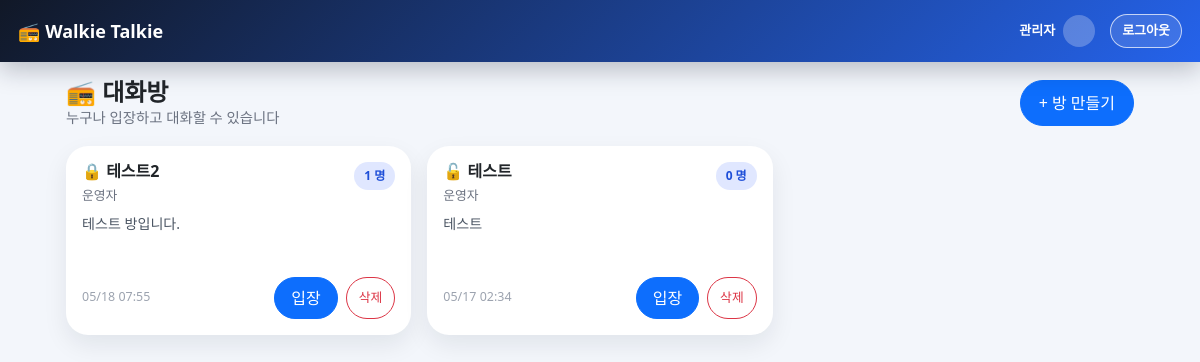
Page / (signed in) on the earlier database version.
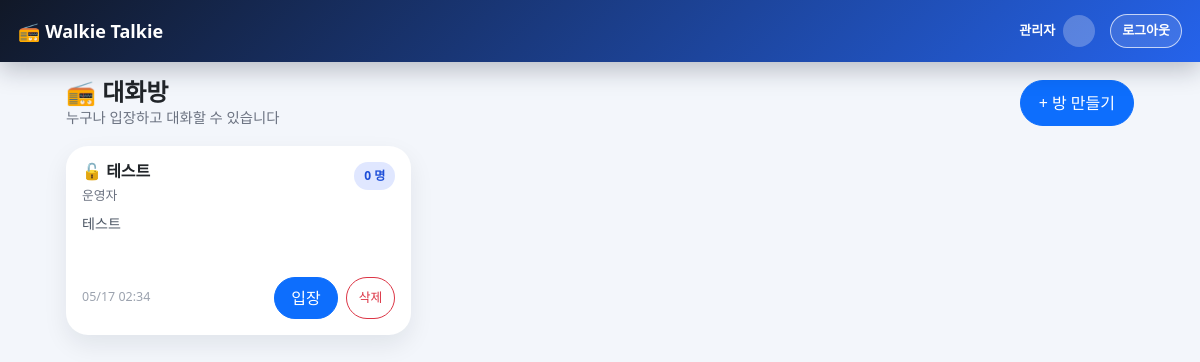
Same page on the later database version.
### rooms/models.py (models this page shows, shortened)
class Room(models.Model):
    title = models.CharField(max_length=100)
    description = models.TextField(blank=True)
    owner = models.ForeignKey(
        settings.AUTH_USER_MODEL,
        on_delete=models.CASCADE,
        related_name="owned_rooms"
    )
    members = models.ManyToManyField(
        settings.AUTH_USER_MODEL,
        related_name="joined_rooms",
        blank=True
    )
    is_private = models.BooleanField(default=False)
    password = models.CharField(max_length=128, blank=True)
    created_at = models.DateTimeField(auto_now_add=True)
    def has_password(self):
        return bool(self.password)

### rooms/views.py (the view)
# urls.py: path("", RoomListView.as_view(), name="room_list"),
class RoomListView(LoginRequiredMixin, ListView):
    model = Room
    template_name = "rooms/room_list.html"
    context_object_name = "rooms"
    def get_queryset(self):
        return Room.objects.filter(
            is_private=False
        ).select_related("owner").order_by("-created_at")
    def get_context_data(self, **kwargs):
        context = super().get_context_data(**kwargs)
        context["my_private_rooms"] = Room.objects.filter(
            is_private=True,
            members=self.request.user
        ).select_related("owner").order_by("-created_at")
        return context

### rooms/templates/rooms/room_list.html (shortened to what this page needs)
{% extends "base.html" %}
{% load static %}
{% block extra_css %}
<link rel="stylesheet" href="{% static 'css/room_list.css' %}" />
{% endblock %}
{% block content %}
<div class="room-page-header">
    <div>
        <h2 class="room-page-title">📻 대화방</h2>
        <div class="room-page-subtitle">누구나 입장하고 대화할 수 있습니다</div>
    </div>
    <a
        href="{% url 'room_create' %}"
        class="btn btn-primary rounded-pill room-create-btn"
    >
        + 방 만들기
    </a>
</div>
<div class="row g-3">
    {% for room in rooms %}
    <div class="col-12 col-sm-6 col-lg-4">
        <div class="card room-card h-100">
            <div class="card-body">
                <div
                    class="d-flex justify-content-between align-items-start mb-2"
                >
                    <div>
                        <h5 class="room-title">
                            {% if room.is_private %} 🔐
                            {% elif room.has_password %} 🔒
                            {% else %} 🔓 {% endif %} {{ room.title }}
                        </h5>
                        <div class="room-owner">
                            운영자 {{ room.owner.nickname }}
                        </div>
                    </div>
                    <div class="room-badge">{{ room.members.count }} 명</div>
                </div>
                <p class="room-desc">
                    {{ room.description|default:"설명이 없습니다." }}
                </p>
                <div class="room-footer">
                    <div class="room-time">
                        {{ room.created_at|date:"m/d H:i" }}
                    </div>
                    <div class="d-flex gap-2">
                        <a
                            href="{% url 'room_detail' room.pk %}"
                            class="btn btn-primary room-enter-btn"
                        >
                            입장
                        </a>
                        {% if room.owner == user or user.is_staff %}
                        <button
                            class="btn btn-outline-danger room-delete-btn"
                            data-bs-toggle="modal"
                            data-bs-target="#deleteRoom{{ room.pk }}"
                        >
                            삭제
                        </button>
                        {% endif %}
                    </div>
                </div>
            </div>
        </div>
    </div>
    {% endfor %}
</div>
 {% endblock %}

### templates/base.html (shortened to what this page needs)
{% load static %}
<!doctype html>
<html lang="ko">
<head>
    <link href="https://cdn.jsdelivr.net/npm/bootstrap@5.3.3/dist/css/bootstrap.min.css" rel="stylesheet">
    <link rel="stylesheet" href="{% static 'css/base.css' %}">
    {% block extra_css %}{% endblock extra_css %}
</head>
<body>
<div class="app-shell">
    <header class="app-header">
        <a href="{% url 'room_list' %}" class="app-brand">
            📻 Walkie Talkie
        </a>
        <div class="app-header-actions">
            {% if user.is_authenticated %}
                {% if user.is_staff %}
                    <a href="{% url 'admin:index' %}" class="app-header-link">
                        관리자
                    </a>
                {% endif %}
                <a href="{% url 'profile_edit' %}" class="app-user">
                    {% if user.profile_image %}
                        <img src="{{ user.profile_image.url }}" alt="프로필">
                    {% else %}
                        <span class="app-user-avatar">
                        </span>
                    {% endif %}
                </a>
                <form method="post" action="{% url 'logout' %}" class="m-0">
                    <button type="submit" class="app-logout-btn">
                        로그아웃
                    </button>
                </form>
            {% endif %}
        </div>
    </header>
    <main class="app-main">
        {% block content %}{% endblock content %}
    </main>
</div>
</body>
</html>

### static/css/base.css (style rules this page uses)
:root { --app-bg: #f3f6fb; --app-dark: #111827; --app-primary: #2563eb; --app-card: #ffffff; --app-border: #e5e7eb; --bottom-nav-height: 72px; --header-height: 62px; }
* { box-sizing: border-box; }
body { margin: 0; background: var(--app-bg); font-family: system-ui, -apple-system, BlinkMacSystemFont, "Segoe UI", sans-serif; }
.app-shell { min-height: 100vh; background: var(--app-bg); }
.app-header { height: var(--header-height); position: sticky; top: 0; z-index: 1000; background: linear-gradient(135deg, #111827, #2563eb); color: white; display: flex; align-items: center; justify-content: space-between; padding: 0 18px; box-shadow: 0 8px 24px rgba(15, 23, 42, 0.25); }
.app-brand { color: white; text-decoration: none; font-weight: 800; font-size: 18px; }
.app-user { display: flex; align-items: center; gap: 7px; color: white; text-decoration: none; font-size: 14px; }
.app-main { padding: 16px; padding-bottom: calc(var(--bottom-nav-height) + 18px); max-width: 1100px; margin: 0 auto; }
.room-card { border: 0; border-radius: 24px; box-shadow: 0 12px 28px rgba(15, 23, 42, 0.08); }
@media (min-width: 992px) { .app-main { padding-bottom: 32px; } }
.app-header-actions { display: flex; align-items: center; gap: 8px; }
.app-header-link, .app-signup-btn, .app-logout-btn { color: white; font-size: 13px; font-weight: 700; text-decoration: none; white-space: nowrap; }
.app-signup-btn, .app-logout-btn { border: 1px solid rgba(255,255,255,0.7); background: rgba(255,255,255,0.12); border-radius: 999px; padding: 6px 11px; }
.app-logout-btn { cursor: pointer; }
.app-user-avatar { width: 32px; height: 32px; border-radius: 50%; background: rgba(255,255,255,0.25); display: inline-flex; align-items: center; justify-content: center; font-weight: 800; }

### static/css/room_list.css (style rules this page uses)
.room-page-header { display: flex; justify-content: space-between; align-items: center; margin-bottom: 18px; gap: 12px; }
.room-page-title { margin: 0; font-size: 1.5rem; font-weight: 800; }
.room-page-subtitle { color: #6b7280; font-size: 0.9rem; }
.room-create-btn { padding: 10px 18px; }
.room-card { border: none; border-radius: 22px; box-shadow: 0 10px 24px rgba(15, 23, 42, 0.08); transition: 0.2s; }
.room-title { font-size: 1rem; font-weight: 700; margin: 0; }
.room-owner { color: #6b7280; font-size: 0.8rem; margin-top: 4px; }
.room-badge { background: #e0e7ff; color: #1d4ed8; padding: 5px 10px; border-radius: 999px; font-size: 0.75rem; font-weight: 700; }
.room-desc { color: #4b5563; font-size: 0.88rem; min-height: 48px; overflow: hidden; display: -webkit-box; line-clamp: 2; -webkit-line-clamp: 2; -webkit-box-orient: vertical; }
.room-footer { display: flex; justify-content: space-between; align-items: center; }
.room-time { color: #9ca3af; font-size: 0.78rem; }
.room-enter-btn { border-radius: 999px; padding: 8px 16px; }
.room-delete-btn { font-size: 0.8rem; border-radius: 999px; padding: 8px 12px; }

Differences in the rows shown:
removed Room: title "테스트2", members.count "1", description "테스트 방입니다.", created_at "05/18 07:55"
